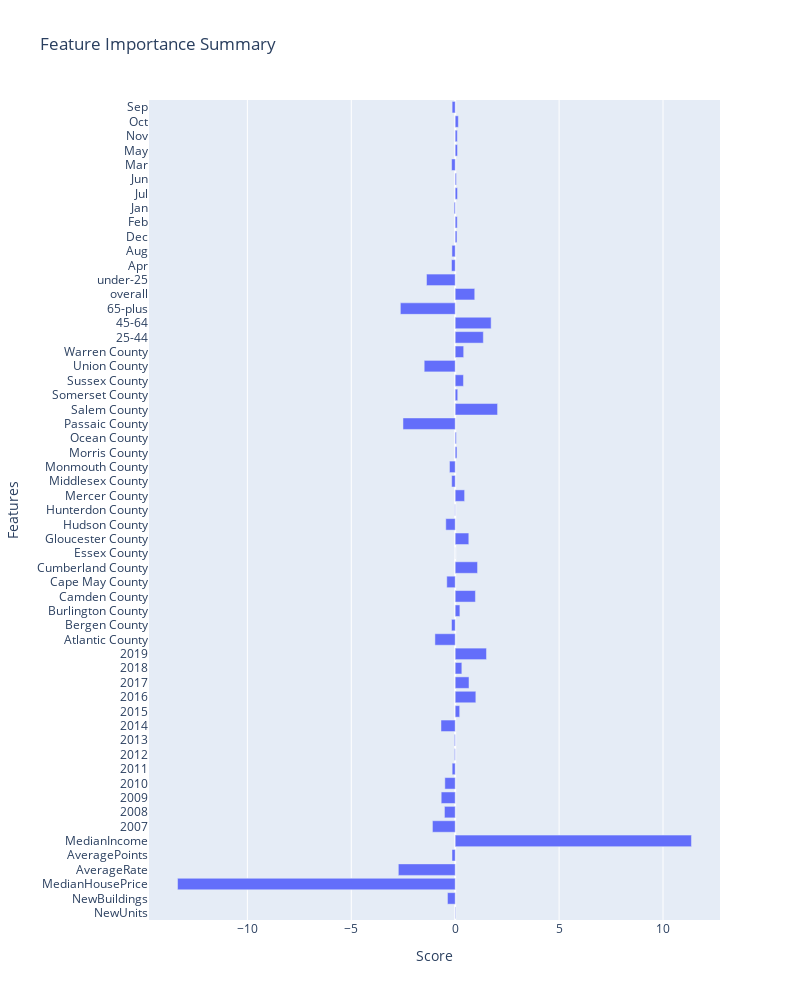

This figure's notebook cell:
### Code cell
# all columns ml feature importance

labels = labels.apply(pd.to_numeric)

X_train, X_test, y_train, y_test = train_test_split(all_ml, labels.values.ravel(),test_size=0.25,random_state=0)
all_ml_log = LogisticRegression(random_state=0,class_weight='balanced')
all_ml_log.fit(X_train,y_train)
y_pred = all_ml_log.predict(X_test)
print('Classification Report:\n',classification_report(y_test, y_pred))
importance = all_ml_log.coef_.flatten()
df = pd.DataFrame(importance,all_ml.columns)

# plotting
fig = px.bar(data_frame=importance, y=all_ml.columns, x=importance, orientation='h', width=800, height=1000,\
    title='Feature Importance Summary')
fig.update_layout(xaxis_title="Score",yaxis_title="Features",)
fig.show()

### Figure 1 — Plotly figure (JSON) as saved in the notebook; plotly's stock layout.template omitted (floating-point values rounded to 4 significant figures)
{"data": [{"alignmentgroup": "True", "hovertemplate": "x=%{x}<br>y=%{y}<extra></extra>", "legendgroup": "", "marker": {"color": "#636efa", "pattern": {"shape": ""}}, "name": "", "offsetgroup": "", "orientation": "h", "showlegend": false, "textposition": "auto", "type": "bar", "x": [0.02173, -0.3724, -13.36, -2.737, -0.1547, 11.37, -1.096, -0.5173, -0.6739, -0.4987, -0.1467, -0.03702, -0.03891, -0.6844, 0.2158, 0.993, 0.6636, 0.3196, 1.505, -0.976, -0.1776, 0.225, 0.9732, -0.4052, 1.075, -0.0007879, 0.6549, -0.4528, -0.01864, 0.4528, -0.1695, -0.2754, 0.08448, 0.05446, -2.513, 2.039, 0.1215, 0.3974, -1.492, 0.4081, 1.354, 1.729, -2.639, 0.9403, -1.381, -0.1782, -0.1572, 0.08518, 0.0983, -0.05245, 0.1108, 0.056, -0.1726, 0.1096, 0.1018, 0.151, -0.1483], "xaxis": "x", "y": ["NewUnits", "NewBuildings", "MedianHousePrice", "AverageRate", "AveragePoints", "MedianIncome", "2007", "2008", "2009", "2010", "2011", "2012", "2013", "2014", "2015", "2016", "2017", "2018", "2019", "Atlantic County", "Bergen County", "Burlington County", "Camden County", "Cape May County", "Cumberland County", "Essex County", "Gloucester County", "Hudson County", "Hunterdon County", "Mercer County", "Middlesex County", "Monmouth County", "Morris County", "Ocean County", "Passaic County", "Salem County", "Somerset County", "Sussex County", "Union County", "Warren County", "25-44", "45-64", "65-plus", "overall", "under-25", "Apr", "Aug", "Dec", "Feb", "Jan", "Jul", "Jun", "Mar", "May", "Nov", "Oct", "Sep"], "yaxis": "y"}], "layout": {"barmode": "relative", "height": 1000, "legend": {"tracegroupgap": 0}, "title": {"text": "Feature Importance Summary"}, "width": 800, "xaxis": {"anchor": "y", "domain": [0, 1], "title": {"text": "Score"}}, "yaxis": {"anchor": "x", "domain": [0, 1], "title": {"text": "Features"}}}}
